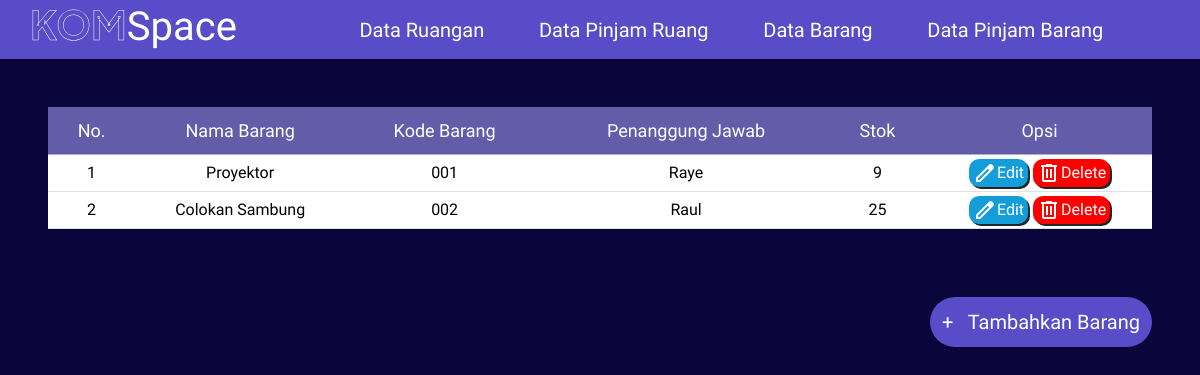
Page /admin/add_item.php on the committed database.
### tables this page shows
CREATE TABLE `barang` (
  `id_barang` int NOT NULL,
  `nama_barang` varchar(40) DEFAULT NULL,
  `kode_barang` varchar(30) DEFAULT NULL,
  `stok_barang` varchar(15) DEFAULT NULL,
  `penanggung_jawab` varchar(50) DEFAULT NULL
);

### admin/add_item.php (called while the page is built, shortened)
<?php
    $nameitem = $_POST['nama_barang'];
    $codeitem = $_POST['kode_barang'];
    $stokitem = $_POST['stok_barang'];
    $pjb = $_POST['penanggung_jawab'];
    include("../database/connect.php");
    mysqli_query($conn, "INSERT INTO barang(nama_barang, kode_barang, penanggung_jawab ,stok_barang)
    VALUES('$nameitem', '$codeitem', '$pjb' ,'$stokitem')");
    include('data_barang.php');
?>

### admin/data_barang.php (the view, shortened to what this page needs)
<!DOCTYPE html>
<html lang="en">
<head>
    <link rel="stylesheet" href="../css/styleadmin.css">
    <link href='https://unpkg.com/boxicons@2.1.1/css/boxicons.min.css' rel='stylesheet'>
    <link rel="stylesheet" href="../css/styleadmin.css">
    <link href='https://unpkg.com/boxicons@2.1.1/css/boxicons.min.css' rel='stylesheet'>
    <link href="https://cdn.jsdelivr.net/npm/bootstrap@5.3.3/dist/css/bootstrap.min.css" rel="stylesheet">
    <link href='https://unpkg.com/boxicons@2.1.1/css/boxicons.min.css' rel='stylesheet'>
</head>
<body>
<nav class="navbar">
    <div class="tulisan">
        <h1 class="logo"><a href="admin.php">
          <span style="background: url(https://cdn.textures4photoshop.com/tex/thumbs/seamless-galaxy-with-stars-texture-for-photoshop-thumb48.jpg) no-repeat center center;
            -webkit-background-clip: text; -webkit-text-stroke: 0.5px #fff;
            color: transparent; background-size: cover;">KOM</span>Space</span>
        </a></h1>
        <div class="container d-flex">
            <ul class="ms-auto" style="list-style-type: none;">
                <li>
                    <a href="data_ruangan.php">Data Ruangan</a>
                </li>
                <li>
                    <a href="data_pinjam_ruang.php">Data Pinjam Ruang</a>
                </li>
                <li>
                    <a href="data_barang.php">Data Barang</a>
                </li>
                <li>
                <li>
                    <a href="data_pinjam_barang.php">Data Pinjam Barang</a>
                </li>
                <li>
                    <a href="logout.php" class="d-flex align-items-center"><ion-icon name="log-out-outline" style="font-size: 32px;"></ion-icon></a>
                </li>
            </ul>
        </div>
    </div>
</nav>
        <div class="form-inner">
            <section class="ruangan">
                <section class="table">
                    <div class="table-responsive d-flex">
                        <table class="table table-hover m-5 text-center table-sm ps-5">
                            <thead class="table-primary tab-heading" style="--bs-table-bg: #635CA9;">
                            <tr>
                            <th scope="col">No.</th>
                            <th scope="col">Nama Barang</th>
                            <th scope="col">Kode Barang</th>
                            <th scope="col">Penanggung Jawab</th>
                            <th scope="col">Stok</th>
                            <th scope="col">Opsi</th>
                    </tr>
                </thead>
                <tbody class="align-middle">
                    <?php
                    include("../database/connect.php");
                    $data = mysqli_query($conn, "select * from barang");
                    $nomor = 1;
                    while ($item = mysqli_fetch_array($data)) {
                    ?>
                        <tr>
                            <td>
                                <?php echo $nomor++; ?>
                            </td>
                            <td>
                                <?php echo $item["nama_barang"]; ?>
                            </td>
                            <td>
                                <?php echo $item["kode_barang"]; ?>
                            </td>
                            <td>
                                <?php echo $item["penanggung_jawab"]; ?>
                            </td>
                            <td>
                                <?php echo $item["stok_barang"]; ?>
                            </td>
                            <td>
                                <div class="opsi">
                                    <a href="edit_item.php?id_barang=<?php echo $item['id_barang']; ?>" class="button edit" onclick="showForm()">
                                        <span class="material-symbols-outlined">edit</span>
                                        <div class="text-edit">Edit</div>
                                    </a>
                                    <a href="data_barang.php?id_barang=<?php echo $item['id_barang']; ?>" class="button delete">
                                        <span class="material-symbols-outlined">delete</span>
                                        <div class="text-edit">Delete</div>
                                    </a>
                                </div>
                            </td>
                        </tr>
                    <?php
                    }
                    ?>
                </tbody>
            </table>
        </section>
        <div class="field butn mb-4">
                        <button type="button" class="btn btn-primary mx-5 float-end d-flex align-items-center" data-bs-toggle="modal" data-bs-target="#exampleModal"  style="--bs-btn-padding-y: 10px; --bs-btn-font-size: 20px;">
                            <tr>+</tr>
                            &nbsp;
                            Tambahkan Barang
                        </button>
                    </div>
            </section>
</body>
</html>

### css/styleadmin.css (style rules this page uses)
* { margin: 0; padding: 0; box-sizing: border-box; font-family: "Itim", cursive; }
body { min-height: 100vh; justify-content: center; background: rgb(10, 5, 59) !important; }
.navbar .tulisan { padding-left: 20px; width: 100%; display: flex; flex-direction: row; --bs-bg-opacity: 1; background-color: rgba(88, 76, 200, 1) !important; }
.navbar .tulisan ul { justify-content: space-between; font-size: 20px; align-items: center; display: flex; flex-direction: row; padding: 0 20px 0 0 !important; margin-bottom: 0 !important; }
.navbar { padding: 0% !important; }
.navbar a { color: white; text-decoration: none; padding: 10px 10px; position: relative; }
.navbar ul li a::after { content: ''; position: absolute; left: 0; bottom: -3px; width: 100%; height: 2px; background-color: white; transform: scaleX(0); transition: transform 0.3s ease-in-out; }
h1.logo span { font-family: "Plus Jakarta Sans", sans-serif; font-weight: bold; }
div { display: block; unicode-bidi: isolate; }
.btn { background-color: #584CC8 !important; border: #584CC8 !important; border-radius: 50px !important; font-family: "Itim", cursive !important; color: white !important; font-weight: 400 !important; }
.opsi { display: flex; gap: 5px; justify-content: center; }
.button { display: flex; align-items: center; text-decoration: none; padding: 2px 4px; border: none; border-radius: 10px; cursor: pointer; transition: transform 0.3s ease-in-out; box-shadow: 2px 2px 0px rgb(37, 37, 37); }
.edit { background-color: #149ed9; }
.delete { background-color: red; }
.edit span, .text-edit, .delete span { color: white; }
.tab-heading th { color: white !important; padding: 10px 15px 10px 15px !important; font-weight: 500; font-size: 18px; }
.form-inner section .field { height: 50px; width: 100%; margin-top: 20px; }
section .butn { height: 50px; width: 100%; border-radius: 5px; position: relative; overflow: hidden; }
.butn { position: relative; overflow: hidden; }

### rows in the picture
barang: nama_barang "Proyektor", kode_barang "001", penanggung_jawab "Raye", stok_barang "9"
barang: nama_barang "Colokan Sambung", kode_barang "002", penanggung_jawab "Raul", stok_barang "25"
